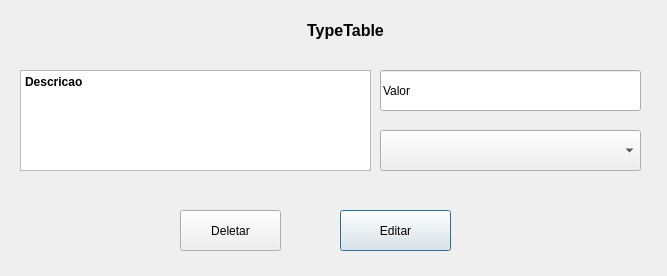
<?xml version="1.0" encoding="UTF-8"?>
<ui version="4.0">
 <class>Editar</class>
 <widget class="QDialog" name="Editar">
  <property name="geometry">
   <rect>
    <x>0</x>
    <y>0</y>
    <width>667</width>
    <height>276</height>
   </rect>
  </property>
  <property name="windowTitle">
   <string>Dialog</string>
  </property>
  <widget class="QLabel" name="lb_typeTable">
   <property name="geometry">
    <rect>
     <x>300</x>
     <y>20</y>
     <width>91</width>
     <height>21</height>
    </rect>
   </property>
   <property name="text">
    <string>&lt;html&gt;&lt;head/&gt;&lt;body&gt;&lt;p align=&quot;center&quot;&gt;&lt;span style=&quot; font-size:12pt; font-weight:700;&quot;&gt;TypeTable&lt;/span&gt;&lt;/p&gt;&lt;/body&gt;&lt;/html&gt;</string>
   </property>
  </widget>
  <widget class="QLineEdit" name="le_valor">
   <property name="geometry">
    <rect>
     <x>380</x>
     <y>70</y>
     <width>261</width>
     <height>41</height>
    </rect>
   </property>
   <property name="text">
    <string>Valor</string>
   </property>
  </widget>
  <widget class="QTextEdit" name="te_descricao">
   <property name="geometry">
    <rect>
     <x>20</x>
     <y>70</y>
     <width>351</width>
     <height>101</height>
    </rect>
   </property>
   <property name="html">
    <string>&lt;!DOCTYPE HTML PUBLIC &quot;-//W3C//DTD HTML 4.0//EN&quot; &quot;http://www.w3.org/TR/REC-html40/strict.dtd&quot;&gt;
&lt;html&gt;&lt;head&gt;&lt;meta name=&quot;qrichtext&quot; content=&quot;1&quot; /&gt;&lt;meta charset=&quot;utf-8&quot; /&gt;&lt;style type=&quot;text/css&quot;&gt;
p, li { white-space: pre-wrap; }
hr { height: 1px; border-width: 0; }
li.unchecked::marker { content: &quot;\2610&quot;; }
li.checked::marker { content: &quot;\2612&quot;; }
&lt;/style&gt;&lt;/head&gt;&lt;body style=&quot; font-family:'Segoe UI'; font-size:9pt; font-weight:400; font-style:normal;&quot;&gt;
&lt;p style=&quot; margin-top:0px; margin-bottom:0px; margin-left:0px; margin-right:0px; -qt-block-indent:0; text-indent:0px;&quot;&gt;&lt;span style=&quot; font-weight:700;&quot;&gt;Descricao&lt;/span&gt;&lt;/p&gt;&lt;/body&gt;&lt;/html&gt;</string>
   </property>
  </widget>
  <widget class="QComboBox" name="cb_categoria">
   <property name="geometry">
    <rect>
     <x>380</x>
     <y>130</y>
     <width>261</width>
     <height>41</height>
    </rect>
   </property>
  </widget>
  <widget class="QPushButton" name="pb_Editar">
   <property name="geometry">
    <rect>
     <x>340</x>
     <y>210</y>
     <width>111</width>
     <height>41</height>
    </rect>
   </property>
   <property name="text">
    <string>Editar</string>
   </property>
  </widget>
  <widget class="QPushButton" name="pushButton">
   <property name="geometry">
    <rect>
     <x>180</x>
     <y>210</y>
     <width>101</width>
     <height>41</height>
    </rect>
   </property>
   <property name="text">
    <string>Deletar</string>
   </property>
  </widget>
 </widget>
 <resources/>
 <connections/>
</ui>
